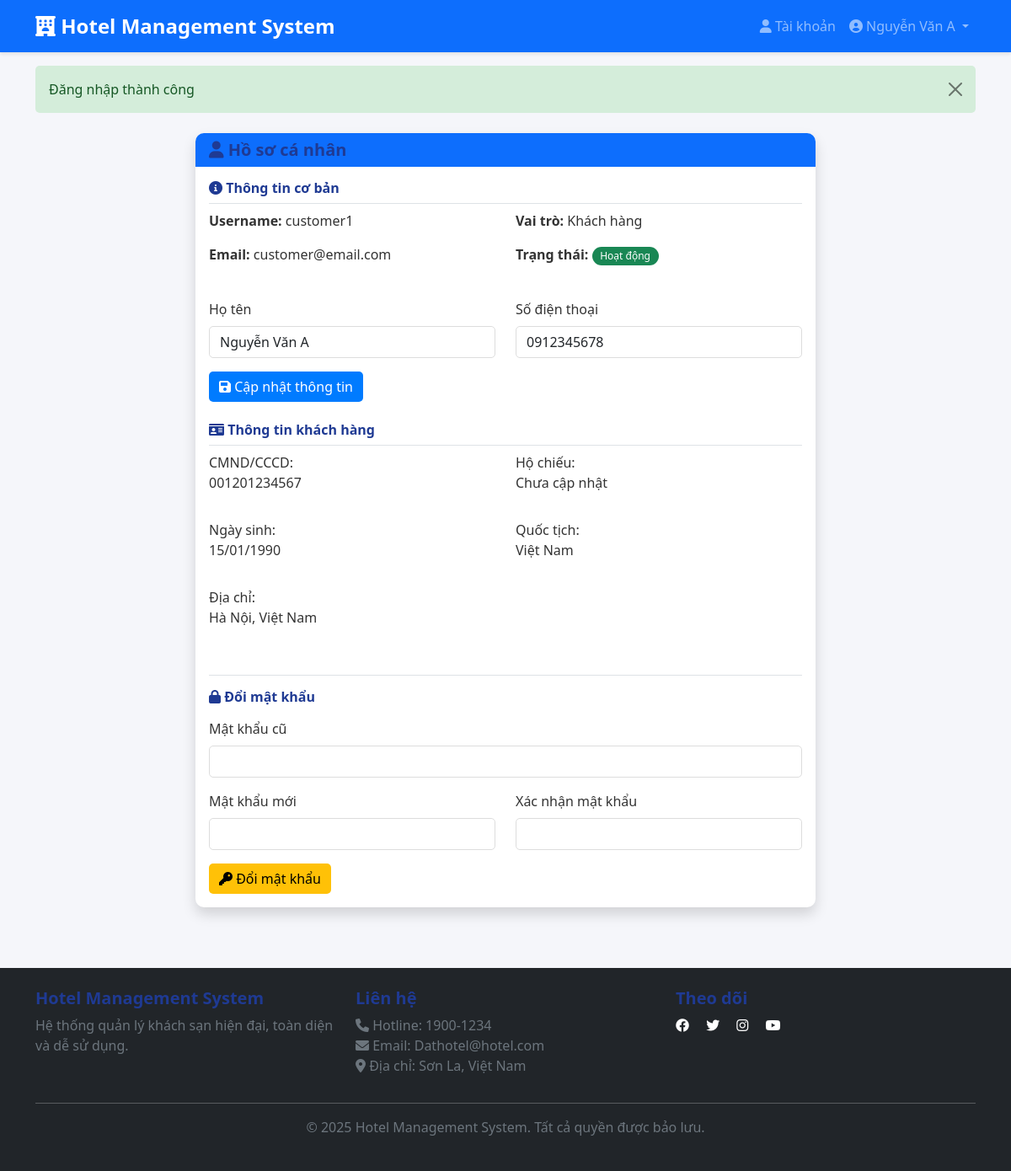
Page /modules/auth/profile.php (signed in) on the committed database.
### tables this page shows
CREATE TABLE IF NOT EXISTS users (
    id INT PRIMARY KEY AUTO_INCREMENT,
    username VARCHAR(50) UNIQUE NOT NULL,
    password VARCHAR(255) NOT NULL,
    email VARCHAR(100) UNIQUE NOT NULL,
    full_name NVARCHAR(100),
    phone VARCHAR(20),
    role ENUM('admin', 'staff', 'customer') DEFAULT 'customer',
    status ENUM('active', 'inactive') DEFAULT 'active',
    created_at TIMESTAMP DEFAULT CURRENT_TIMESTAMP,
    last_login TIMESTAMP NULL,
    INDEX idx_username (username),
    INDEX idx_email (email),
    INDEX idx_role (role),
    INDEX idx_status (status)
);

CREATE TABLE IF NOT EXISTS customers (
    id INT PRIMARY KEY AUTO_INCREMENT,
    user_id INT UNIQUE NOT NULL,
    id_card VARCHAR(20),
    passport VARCHAR(20),
    address NVARCHAR(255),
    date_of_birth DATE,
    nationality NVARCHAR(50),
    notes TEXT,
    created_at TIMESTAMP DEFAULT CURRENT_TIMESTAMP,
    FOREIGN KEY (user_id) REFERENCES users(id) ON DELETE CASCADE,
    INDEX idx_id_card (id_card),
    INDEX idx_passport (passport)
);

### includes/functions.php (called while the page is built, shortened)
<?php
function esc($text) {
    return htmlspecialchars($text, ENT_QUOTES, 'UTF-8');
}
function formatDate($date, $format = 'd/m/Y') {
    return date($format, strtotime($date));
}
function getUserInfo($pdo, $user_id) {
    try {
        $stmt = $pdo->prepare("SELECT * FROM users WHERE id = :id");
        $stmt->execute(['id' => $user_id]);
        return $stmt->fetch();
    } catch (PDOException $e) {
        error_log("Lỗi lấy user info: " . $e->getMessage());
        return null;
    }
}
function getCustomerInfo($pdo, $customer_id) {
    try {
        $stmt = $pdo->prepare("SELECT * FROM customers WHERE id = :id");
        $stmt->execute(['id' => $customer_id]);
        return $stmt->fetch();
    } catch (PDOException $e) {
        error_log("Lỗi lấy customer info: " . $e->getMessage());
        return null;
    }
}
?>

### modules/auth/profile.php (the view, shortened to what this page needs)
<?php
require_once '../../config/database.php';
require_once '../../includes/functions.php';
$user_id = $_SESSION['user_id'];
$user_info = getUserInfo($pdo, $user_id);
$customer_info = null;
if ($_SESSION['role'] == 'customer' && isset($_SESSION['customer_id'])) {
    $customer_info = getCustomerInfo($pdo, $_SESSION['customer_id']);
}
?>
<?php include_once ROOT_PATH . 'includes/header.php'; ?>
<div class="container mt-4">
    <div class="row">
        <div class="col-md-8 offset-md-2">
            <div class="card shadow mb-4">
                <div class="card-header bg-primary text-white">
                    <h5 class="mb-0"><i class="fas fa-user"></i> Hồ sơ cá nhân</h5>
                </div>
                <div class="card-body">
                    <div class="mb-4">
                        <h6 class="border-bottom pb-2"><i class="fas fa-info-circle"></i> Thông tin cơ bản</h6>
                        <div class="row">
                            <div class="col-md-6">
                                <p><strong>Username:</strong> <?php echo esc($user_info['username']); ?></p>
                                <p><strong>Email:</strong> <?php echo esc($user_info['email']); ?></p>
                            </div>
                            <div class="col-md-6">
                                <p><strong>Vai trò:</strong>
                                    <?php
                                    $roles = [
                                        'admin' => 'Quản trị viên',
                                        'staff' => 'Nhân viên',
                                        'customer' => 'Khách hàng'
                                    ];
                                    echo esc($roles[$user_info['role']] ?? 'Không xác định');
                                    ?>
                                </p>
                                <p><strong>Trạng thái:</strong>
                                    <span class="badge bg-<?php echo $user_info['status'] == 'active' ? 'success' : 'danger'; ?>">
                                        <?php echo $user_info['status'] == 'active' ? 'Hoạt động' : 'Vô hiệu hóa'; ?>
                                    </span>
                                </p>
                            </div>
                        </div>
                    </div>
                    <form method="POST" class="mb-4">
                        <div class="row">
                            <div class="col-md-6 mb-3">
                                <label for="full_name" class="form-label">Họ tên</label>
                                <input type="text" class="form-control" id="full_name" name="full_name"
                                       value="<?php echo esc($user_info['full_name']); ?>" required>
                            </div>
                            <div class="col-md-6 mb-3">
                                <label for="phone" class="form-label">Số điện thoại</label>
                                <input type="tel" class="form-control" id="phone" name="phone"
                                       value="<?php echo esc($user_info['phone'] ?? ''); ?>">
                            </div>
                        </div>
                        <button type="submit" class="btn btn-primary">
                            <i class="fas fa-save"></i> Cập nhật thông tin
                        </button>
                    </form>
                    <?php if ($_SESSION['role'] == 'customer' && $customer_info): ?>
                        <div class="mb-4">
                            <h6 class="border-bottom pb-2"><i class="fas fa-id-card"></i> Thông tin khách hàng</h6>
                            <div class="row">
                                <div class="col-md-6 mb-3">
                                    <label>CMND/CCCD:</label>
                                    <p><?php echo esc($customer_info['id_card'] ?? 'Chưa cập nhật'); ?></p>
                                </div>
                                <div class="col-md-6 mb-3">
                                    <label>Hộ chiếu:</label>
                                    <p><?php echo esc($customer_info['passport'] ?? 'Chưa cập nhật'); ?></p>
                                </div>
                                <div class="col-md-6 mb-3">
                                    <label>Ngày sinh:</label>
                                    <p><?php echo !empty($customer_info['date_of_birth']) ? formatDate($customer_info['date_of_birth']) : 'Chưa cập nhật'; ?></p>
                                </div>
                                <div class="col-md-6 mb-3">
                                    <label>Quốc tịch:</label>
                                    <p><?php echo esc($customer_info['nationality'] ?? 'Chưa cập nhật'); ?></p>
                                </div>
                                <div class="col-md-12 mb-3">
                                    <label>Địa chỉ:</label>
                                    <p><?php echo esc($customer_info['address'] ?? 'Chưa cập nhật'); ?></p>
                                </div>
                            </div>
                        </div>
                    <?php endif; ?>
                    <div class="border-top pt-3">
                        <h6 class="mb-3"><i class="fas fa-lock"></i> Đổi mật khẩu</h6>
                        <form method="POST">
                            <div class="mb-3">
                                <label for="old_password" class="form-label">Mật khẩu cũ</label>
                                <input type="password" class="form-control" id="old_password" name="old_password" required>
                            </div>
                            <div class="row">
                                <div class="col-md-6 mb-3">
                                    <label for="new_password" class="form-label">Mật khẩu mới</label>
                                    <input type="password" class="form-control" id="new_password" name="new_password" required>
                                </div>
                                <div class="col-md-6 mb-3">
                                    <label for="confirm_password" class="form-label">Xác nhận mật khẩu</label>
                                    <input type="password" class="form-control" id="confirm_password" name="confirm_password" required>
                                </div>
                            </div>
                            <button type="submit" class="btn btn-warning">
                                <i class="fas fa-key"></i> Đổi mật khẩu
                            </button>
                        </form>
                    </div>
                </div>
            </div>
        </div>
    </div>
</div>
<?php include_once ROOT_PATH . 'includes/footer.php'; ?>

### assets/css/style.css (style rules this page uses)
:root { --primary-color: #007bff; --success-color: #28a745; --danger-color: #dc3545; --warning-color: #ffc107; --info-color: #17a2b8; --light-color: #f8f9fa; --dark-color: #343a40; }
* { margin: 0; padding: 0; box-sizing: border-box; }
body { font-family: 'Segoe UI', Tahoma, Geneva, Verdana, sans-serif; color: #333; background-color: #f5f6fa; }
h1, h2, h3, h4, h5, h6 { font-weight: 600; color: #1f3a93; }
.card { border: none; border-radius: 10px; box-shadow: 0 2px 8px rgba(0, 0, 0, 0.1); transition: all 0.3s ease; }
.card-header { border-radius: 10px 10px 0 0 !important; border: none; font-weight: 600; }
.btn { border-radius: 5px; font-weight: 500; transition: all 0.3s ease; border: none; }
.btn-primary { background-color: var(--primary-color); }
.form-control, .form-select { border-radius: 5px; border: 1px solid #ddd; transition: border-color 0.3s ease; }
.badge { padding: 0.4em 0.8em; border-radius: 20px; font-weight: 500; }

### rows in the picture
users: username "customer1", email "customer@email.com", role "Khách hàng", full_name "Nguyễn Văn A", phone "0912345678"
customers: id_card "001201234567", passport "Chưa cập nhật", date_of_birth "15/01/1990", nationality "Việt Nam", address "Hà Nội, Việt Nam"

### other values in the picture
APP_NAME "Hotel Management System"
$_SESSION['full_name'] "Nguyễn Văn A"
$flash['message'] "Đăng nhập thành công"
